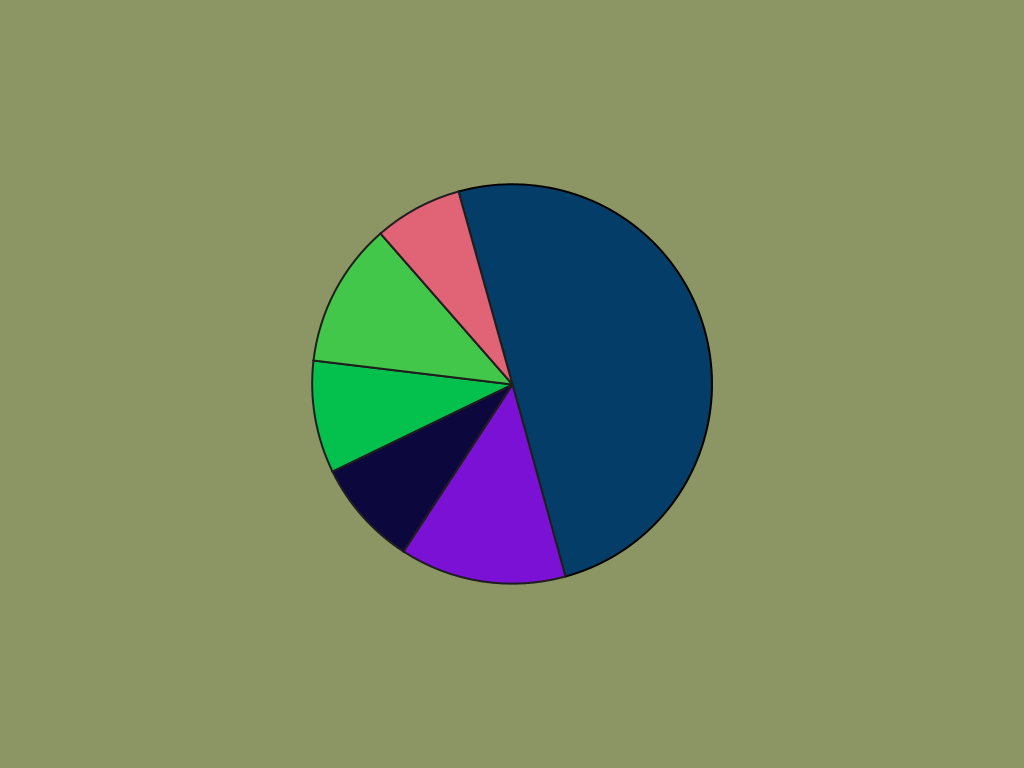
Frame 1 (no input)
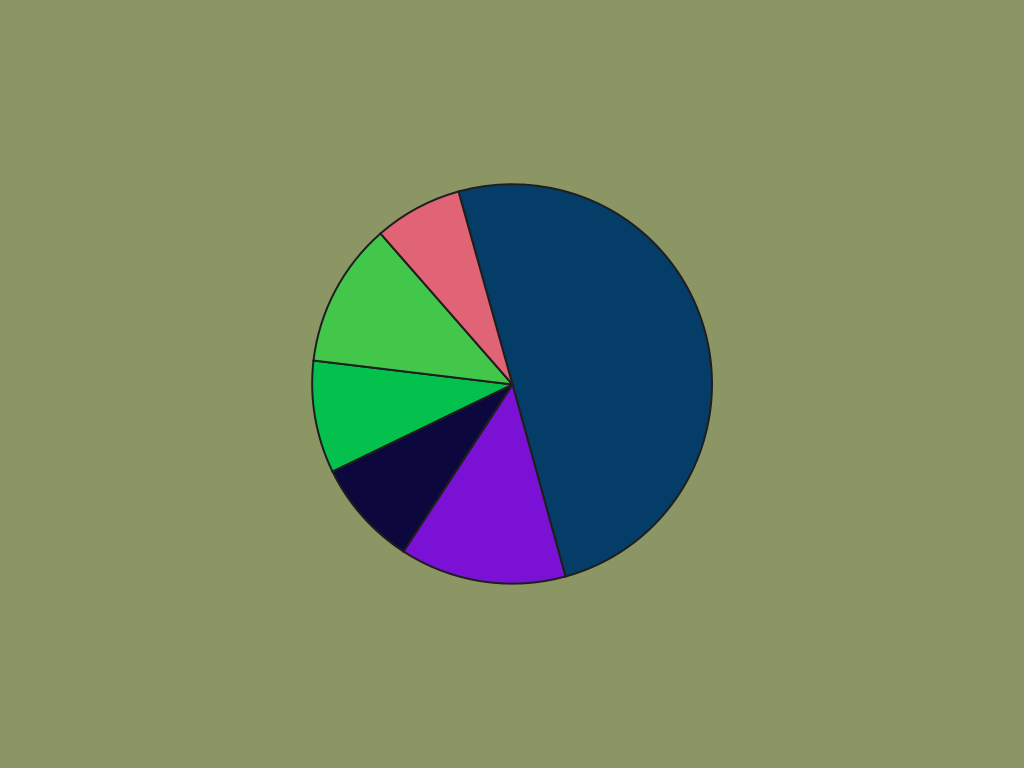
Frame 60 (the mouse pressed at the canvas centre just before this capture)
Frame 120 (the mouse held since frame 60 and released just before this capture): identical to frame 60, image omitted

The Processing sketch that drew these frames (run headless with seeded random() and noise(); from frame 60 on, the mouse is pressed at the canvas centre):

// Processing sketch: pie_chart
// ── pie_chart.pde
import java.util.*;

Pie pie;

void setup() {
  size(1024, 768);
  pie = new Pie();
}

void draw() {
  background(140, 150, 100);
  pie.draw();
}

void keyPressed() {
  if (key == ' ')
    pie.gen();
}

void mousePressed() {
  pie.mousePressed();
}

void mouseWheel(MouseEvent ev) {
  pie.mouseWheel(ev);
}

PVector randrgb() {
  return new PVector(random(255), random(255), random(255));
}

float[] percents() {
  float   p = 1;
  float[] v = new float[50];
  int     i = 0;
  for (; i < v.length; i++) {
    float x = map(randomGaussian(), -2.5, 2.5, 0.1, random(v.length/(i+1))*1.0/v.length);
    v[i] = min(x, p);
    p -= v[i];
    if (p <= 0)
      break;
  }
  if (i > 0)
    v[i] += p;

  return Arrays.copyOfRange(v, 0, i+1);
}

class Pie {
  PVector   disc;
  float[]   values;
  PVector[] colors;
  float     startAngle;
  
  Pie() {
    disc = new PVector(width/2, height/2, 200);
    gen();
  }
  
  void gen() {
    values = percents();
    colors = new PVector[values.length];
    for (int i = 0; i < colors.length; i++)
      colors[i] = randrgb();
    startAngle = random(TWO_PI);
  }
  
  void draw() {
    strokeWeight(2);
    float t = startAngle;
    float r = disc.z;
    float x = disc.x;
    float y = disc.y;
    for (int i = 0; i < values.length; i++) {
      float dt = map(values[i], 0, 1, 0, TWO_PI);
      fill(colors[i].x, colors[i].y, colors[i].z);
      arc(x, y, 2*r, 2*r, t, t+dt);

      float c1 = r*cos(t);
      float s1 = r*sin(t);
      float c2 = r*cos(t+dt);
      float s2 = r*sin(t+dt);
      stroke(30);
      line(x, y, x + c1, y + s1);
      line(x, y, x + c2, y + s2);
      
      t += dt;
    }
  }
  
  void mousePressed() {
    disc.x = mouseX;
    disc.y = mouseY;
  }
  
  void mouseWheel(MouseEvent ev) {
    disc.z *= exp(0.05*ev.getCount());
  }
}
